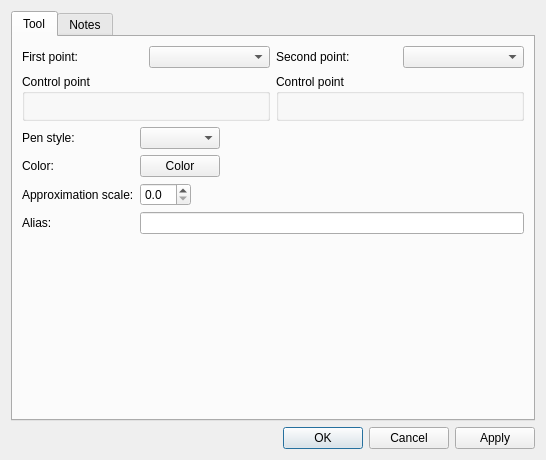
<?xml version="1.0" encoding="UTF-8"?>
<ui version="4.0">
 <class>DialogSpline</class>
 <widget class="QDialog" name="DialogSpline">
  <property name="geometry">
   <rect>
    <x>0</x>
    <y>0</y>
    <width>546</width>
    <height>460</height>
   </rect>
  </property>
  <property name="windowTitle">
   <string>Simple curve</string>
  </property>
  <property name="windowIcon">
   <iconset resource="../../../vmisc/share/resources/icon.qrc">
    <normaloff>:/icon/64x64/icon64x64.png</normaloff>:/icon/64x64/icon64x64.png</iconset>
  </property>
  <property name="locale">
   <locale language="English" country="UnitedStates"/>
  </property>
  <layout class="QVBoxLayout" name="verticalLayout_8">
   <item>
    <widget class="QTabWidget" name="tabWidget">
     <property name="currentIndex">
      <number>0</number>
     </property>
     <widget class="QWidget" name="tab">
      <attribute name="title">
       <string>Tool</string>
      </attribute>
      <layout class="QVBoxLayout" name="verticalLayout_5">
       <item>
        <layout class="QHBoxLayout" name="horizontalLayout_13">
         <item>
          <layout class="QVBoxLayout" name="verticalLayout">
           <item>
            <layout class="QHBoxLayout" name="horizontalLayout">
             <item>
              <widget class="QLabel" name="labelFirstPoint">
               <property name="minimumSize">
                <size>
                 <width>89</width>
                 <height>0</height>
                </size>
               </property>
               <property name="text">
                <string>First point:</string>
               </property>
              </widget>
             </item>
             <item>
              <widget class="QComboBox" name="comboBoxP1">
               <property name="sizePolicy">
                <sizepolicy hsizetype="Preferred" vsizetype="Fixed">
                 <horstretch>0</horstretch>
                 <verstretch>0</verstretch>
                </sizepolicy>
               </property>
              </widget>
             </item>
            </layout>
           </item>
           <item>
            <widget class="QGroupBox" name="groupBox">
             <property name="title">
              <string>Control point</string>
             </property>
             <layout class="QVBoxLayout" name="verticalLayout_2">
              <item>
                              <layout class="QVBoxLayout" name="verticalLayout_6">
                <item>
                 <widget class="QWidget" name="formulaLength1Placeholder" native="true"/>
                </item>
                <item>
                 <widget class="QWidget" name="formulaAngle1Placeholder" native="true"/>
                </item>
               </layout>
              </item>
             </layout>
            </widget>
           </item>
          </layout>
         </item>
         <item>
          <layout class="QVBoxLayout" name="verticalLayout_3">
           <item>
            <layout class="QHBoxLayout" name="horizontalLayout_3">
             <item>
              <widget class="QLabel" name="labelSecondPoint">
               <property name="text">
                <string>Second point:</string>
               </property>
              </widget>
             </item>
             <item>
              <widget class="QComboBox" name="comboBoxP4">
               <property name="sizePolicy">
                <sizepolicy hsizetype="Preferred" vsizetype="Fixed">
                 <horstretch>0</horstretch>
                 <verstretch>0</verstretch>
                </sizepolicy>
               </property>
              </widget>
             </item>
            </layout>
           </item>
           <item>
            <widget class="QGroupBox" name="groupBox_2">
             <property name="title">
              <string>Control point</string>
             </property>
             <layout class="QVBoxLayout" name="verticalLayout_4">
              <item>
                              <layout class="QVBoxLayout" name="verticalLayout_7">
                <item>
                 <widget class="QWidget" name="formulaLength2Placeholder" native="true"/>
                </item>
                <item>
                 <widget class="QWidget" name="formulaAngle2Placeholder" native="true"/>
                </item>
               </layout>
              </item>
             </layout>
            </widget>
           </item>
          </layout>
         </item>
        </layout>
       </item>
       <item>
        <layout class="QFormLayout" name="formLayout">
         <property name="fieldGrowthPolicy">
          <enum>QFormLayout::FieldGrowthPolicy::ExpandingFieldsGrow</enum>
         </property>
         <item row="0" column="0">
          <widget class="QLabel" name="label_2">
           <property name="text">
            <string>Pen style:</string>
           </property>
          </widget>
         </item>
         <item row="0" column="1">
          <widget class="QComboBox" name="comboBoxPenStyle">
           <property name="minimumSize">
            <size>
             <width>80</width>
             <height>0</height>
            </size>
           </property>
           <property name="maximumSize">
            <size>
             <width>110</width>
             <height>16777215</height>
            </size>
           </property>
           <property name="iconSize">
            <size>
             <width>80</width>
             <height>14</height>
            </size>
           </property>
          </widget>
         </item>
         <item row="1" column="0">
          <widget class="QLabel" name="label">
           <property name="text">
            <string>Color:</string>
           </property>
          </widget>
         </item>
         <item row="1" column="1">
          <widget class="VPE::QtColorPicker" name="pushButtonColor">
           <property name="text">
            <string notr="true">Color</string>
           </property>
          </widget>
         </item>
         <item row="2" column="0">
          <widget class="QLabel" name="label_3">
           <property name="text">
            <string>Approximation scale:</string>
           </property>
          </widget>
         </item>
         <item row="2" column="1">
          <widget class="QDoubleSpinBox" name="doubleSpinBoxApproximationScale">
           <property name="toolTip">
            <string>Set approximation scale for this curve, 0 - use global value</string>
           </property>
           <property name="decimals">
            <number>1</number>
           </property>
           <property name="maximum">
            <double>10.000000000000000</double>
           </property>
           <property name="singleStep">
            <double>0.100000000000000</double>
           </property>
          </widget>
         </item>
         <item row="3" column="0">
          <widget class="QLabel" name="labelAlias">
           <property name="text">
            <string>Alias:</string>
           </property>
          </widget>
         </item>
         <item row="3" column="1">
          <widget class="QLineEdit" name="lineEditAlias">
           <property name="clearButtonEnabled">
            <bool>true</bool>
           </property>
          </widget>
         </item>
        </layout>
       </item>
       <item>
        <spacer name="verticalSpacer">
         <property name="orientation">
          <enum>Qt::Orientation::Vertical</enum>
         </property>
         <property name="sizeHint" stdset="0">
          <size>
           <width>20</width>
           <height>0</height>
          </size>
         </property>
        </spacer>
       </item>
      </layout>
     </widget>
     <widget class="QWidget" name="tab_2">
      <attribute name="title">
       <string>Notes</string>
      </attribute>
      <layout class="QVBoxLayout" name="verticalLayout_9">
       <item>
        <widget class="QPlainTextEdit" name="plainTextEditToolNotes"/>
       </item>
      </layout>
     </widget>
    </widget>
   </item>
   <item>
    <widget class="QDialogButtonBox" name="buttonBox">
     <property name="orientation">
      <enum>Qt::Orientation::Horizontal</enum>
     </property>
     <property name="standardButtons">
      <set>QDialogButtonBox::StandardButton::Apply|QDialogButtonBox::StandardButton::Cancel|QDialogButtonBox::StandardButton::Ok</set>
     </property>
    </widget>
   </item>
  </layout>
 </widget>
 <customwidgets>
  <customwidget>
   <class>VPE::QtColorPicker</class>
   <extends>QPushButton</extends>
   <header>../vpropertyexplorer/qtcolorpicker.h</header>
  </customwidget>
 </customwidgets>
 <resources>
  <include location="../../../vmisc/share/resources/icon.qrc"/>
 </resources>
 <connections>
  <connection>
   <sender>buttonBox</sender>
   <signal>accepted()</signal>
   <receiver>DialogSpline</receiver>
   <slot>accept()</slot>
   <hints>
    <hint type="sourcelabel">
     <x>257</x>
     <y>246</y>
    </hint>
    <hint type="destinationlabel">
     <x>157</x>
     <y>274</y>
    </hint>
   </hints>
  </connection>
  <connection>
   <sender>buttonBox</sender>
   <signal>rejected()</signal>
   <receiver>DialogSpline</receiver>
   <slot>reject()</slot>
   <hints>
    <hint type="sourcelabel">
     <x>325</x>
     <y>246</y>
    </hint>
    <hint type="destinationlabel">
     <x>286</x>
     <y>274</y>
    </hint>
   </hints>
  </connection>
 </connections>
</ui>
